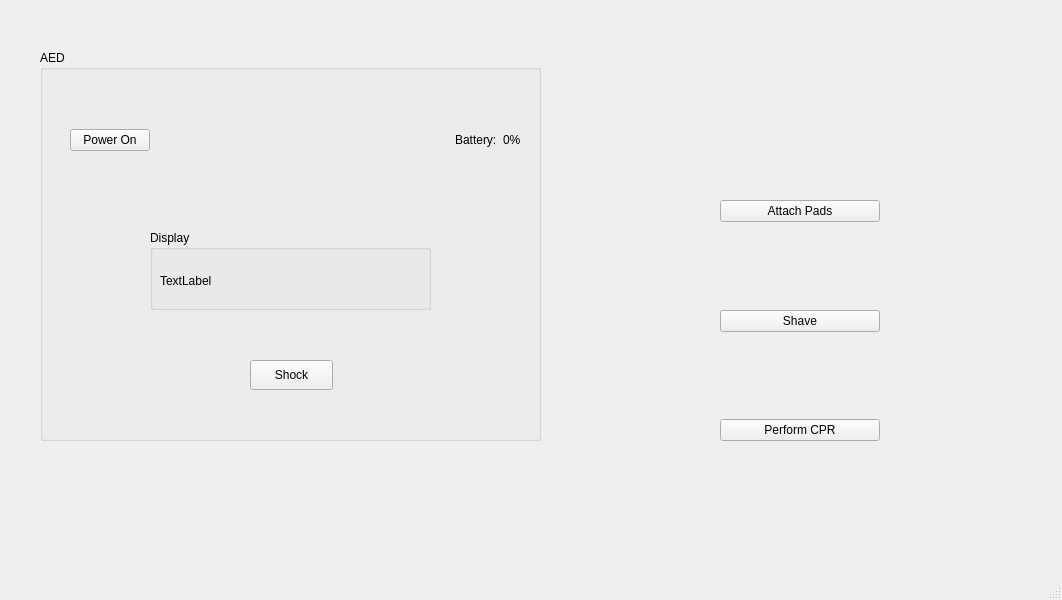
<?xml version="1.0" encoding="UTF-8"?>
<ui version="4.0">
 <class>MainWindow</class>
 <widget class="QMainWindow" name="MainWindow">
  <property name="geometry">
   <rect>
    <x>0</x>
    <y>0</y>
    <width>1062</width>
    <height>600</height>
   </rect>
  </property>
  <property name="windowTitle">
   <string>MainWindow</string>
  </property>
  <widget class="QWidget" name="centralwidget">
   <widget class="QGroupBox" name="AEDBox">
    <property name="geometry">
     <rect>
      <x>40</x>
      <y>50</y>
      <width>501</width>
      <height>391</height>
     </rect>
    </property>
    <property name="title">
     <string>AED</string>
    </property>
    <widget class="QPushButton" name="shockButton">
     <property name="geometry">
      <rect>
       <x>210</x>
       <y>310</y>
       <width>83</width>
       <height>30</height>
      </rect>
     </property>
     <property name="text">
      <string>Shock</string>
     </property>
    </widget>
    <widget class="QWidget" name="horizontalLayoutWidget">
     <property name="geometry">
      <rect>
       <x>30</x>
       <y>50</y>
       <width>451</width>
       <height>80</height>
      </rect>
     </property>
     <layout class="QHBoxLayout" name="horizontalLayout">
      <item>
       <widget class="QPushButton" name="powerButton">
        <property name="text">
         <string>Power On</string>
        </property>
       </widget>
      </item>
      <item>
       <spacer name="horizontalSpacer">
        <property name="orientation">
         <enum>Qt::Horizontal</enum>
        </property>
        <property name="sizeHint" stdset="0">
         <size>
          <width>40</width>
          <height>20</height>
         </size>
        </property>
       </spacer>
      </item>
      <item>
       <widget class="QLabel" name="label">
        <property name="text">
         <string>Battery:</string>
        </property>
       </widget>
      </item>
      <item>
       <widget class="QLabel" name="batteryLabel">
        <property name="text">
         <string>0%</string>
        </property>
       </widget>
      </item>
     </layout>
    </widget>
    <widget class="QGroupBox" name="AEDDisplay">
     <property name="geometry">
      <rect>
       <x>110</x>
       <y>180</y>
       <width>281</width>
       <height>80</height>
      </rect>
     </property>
     <property name="title">
      <string>Display</string>
     </property>
     <widget class="QLabel" name="AEDDisplayLabel">
      <property name="geometry">
       <rect>
        <x>10</x>
        <y>30</y>
        <width>261</width>
        <height>41</height>
       </rect>
      </property>
      <property name="text">
       <string>TextLabel</string>
      </property>
     </widget>
    </widget>
   </widget>
   <widget class="QWidget" name="verticalLayoutWidget">
    <property name="geometry">
     <rect>
      <x>720</x>
      <y>200</y>
      <width>160</width>
      <height>241</height>
     </rect>
    </property>
    <layout class="QVBoxLayout" name="verticalLayout_4">
     <item>
      <widget class="QPushButton" name="attachPadsButton">
       <property name="text">
        <string>Attach Pads</string>
       </property>
      </widget>
     </item>
     <item>
      <spacer name="verticalSpacer">
       <property name="orientation">
        <enum>Qt::Vertical</enum>
       </property>
       <property name="sizeHint" stdset="0">
        <size>
         <width>20</width>
         <height>40</height>
        </size>
       </property>
      </spacer>
     </item>
     <item>
      <widget class="QPushButton" name="shaveButton">
       <property name="text">
        <string>Shave</string>
       </property>
      </widget>
     </item>
     <item>
      <spacer name="verticalSpacer_4">
       <property name="orientation">
        <enum>Qt::Vertical</enum>
       </property>
       <property name="sizeHint" stdset="0">
        <size>
         <width>20</width>
         <height>40</height>
        </size>
       </property>
      </spacer>
     </item>
     <item>
      <widget class="QPushButton" name="performCPRButton">
       <property name="text">
        <string>Perform CPR</string>
       </property>
      </widget>
     </item>
    </layout>
   </widget>
   <widget class="QLabel" name="ECGLabel">
    <property name="geometry">
     <rect>
      <x>580</x>
      <y>80</y>
      <width>451</width>
      <height>101</height>
     </rect>
    </property>
    <property name="text">
     <string/>
    </property>
   </widget>
  </widget>
  <widget class="QMenuBar" name="menubar">
   <property name="geometry">
    <rect>
     <x>0</x>
     <y>0</y>
     <width>1062</width>
     <height>22</height>
    </rect>
   </property>
  </widget>
  <widget class="QStatusBar" name="statusbar"/>
 </widget>
 <resources/>
 <connections/>
</ui>
